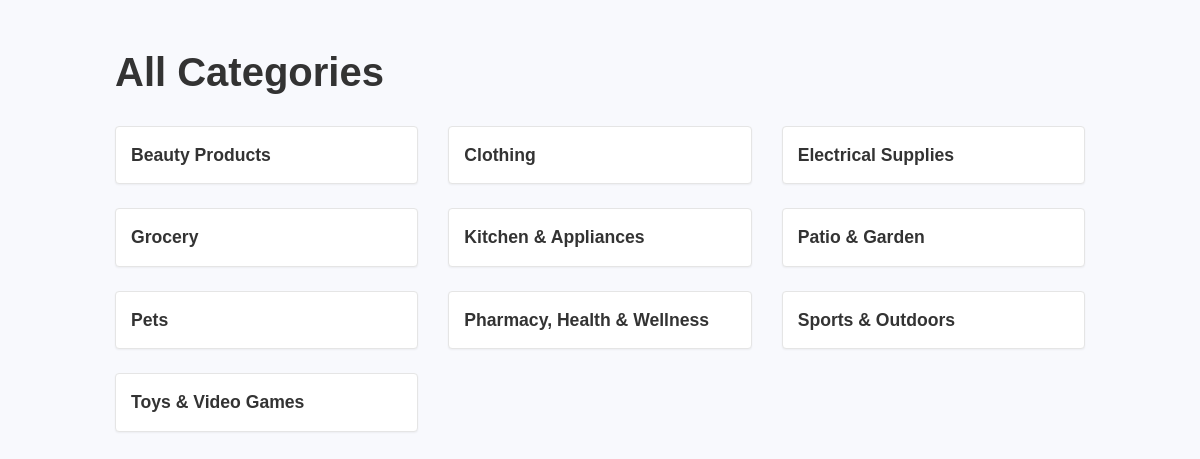
The page /categories on the database its author committed.
### tables this page shows
CREATE TABLE "categories" (
"parent_category" TEXT,
  "category_name" TEXT
);

### app.py (the view)
@app.route('/categories', methods=['GET'])
def categories():
    user_role = session.get('user_role')
    root_categories = get_root_categories()
    return render_template('categories.html', categories=root_categories, user_role = user_role)

### app.py (called while the page is built)
def get_root_categories():
    connection = sql.connect('database.db')
    cursor = connection.cursor()
    cursor.execute('SELECT * FROM categories WHERE parent_category = ?', ('Root',))
    root_categories = cursor.fetchall()
    connection.close()
    return root_categories

### templates/categories.html (shortened to what this page needs)
<!DOCTYPE html>
<html lang="en">
<head>
    <link rel="stylesheet" href="https://cdn.jsdelivr.net/npm/bootstrap@4.3.1/dist/css/bootstrap.min.css">
    <link rel="stylesheet" href="{{ url_for('static', filename='categories.css')}}">
</head>
<body>
    <div class="container mt-5">
        <h1>All Categories</h1>
        <div class="row category-grid">
            {% for category in categories %}
                <div class="col-md-4 col-sm-6 mb-4">
                    <div class="category-item">
                        <a href="{{ url_for('sub_categories', category_name=category[1]) }}" class="category-link">{{ category[1] }}</a>
                    </div>
                </div>
            {% endfor %}
        </div>
    </div>
</body>
</html>

### static/categories.css (style rules this page uses)
body { font-family: 'Arial', sans-serif; background-color: #f8f9fd; }
.container { max-width: 1000px; }
h1 { font-weight: 700; margin-bottom: 30px; color: #333; }
.category-grid { margin-left: -15px; margin-right: -15px; }
.category-item { background-color: #fff; border: 1px solid #e5e5e5; border-radius: 4px; padding: 15px; box-shadow: 0 1px 2px rgba(0, 0, 0, 0.05); }
.category-link { display: block; text-decoration: none; color: #333; font-weight: 600; font-size: 1.1rem; }

### rows shown on the page
categories: category_name "Beauty Products"
categories: category_name "Clothing"
categories: category_name "Electrical Supplies"
categories: category_name "Grocery"
categories: category_name "Kitchen & Appliances"
categories: category_name "Patio & Garden"
categories: category_name "Pets"
categories: category_name "Pharmacy, Health & Wellness"
categories: category_name "Sports & Outdoors"
categories: category_name "Toys & Video Games"
